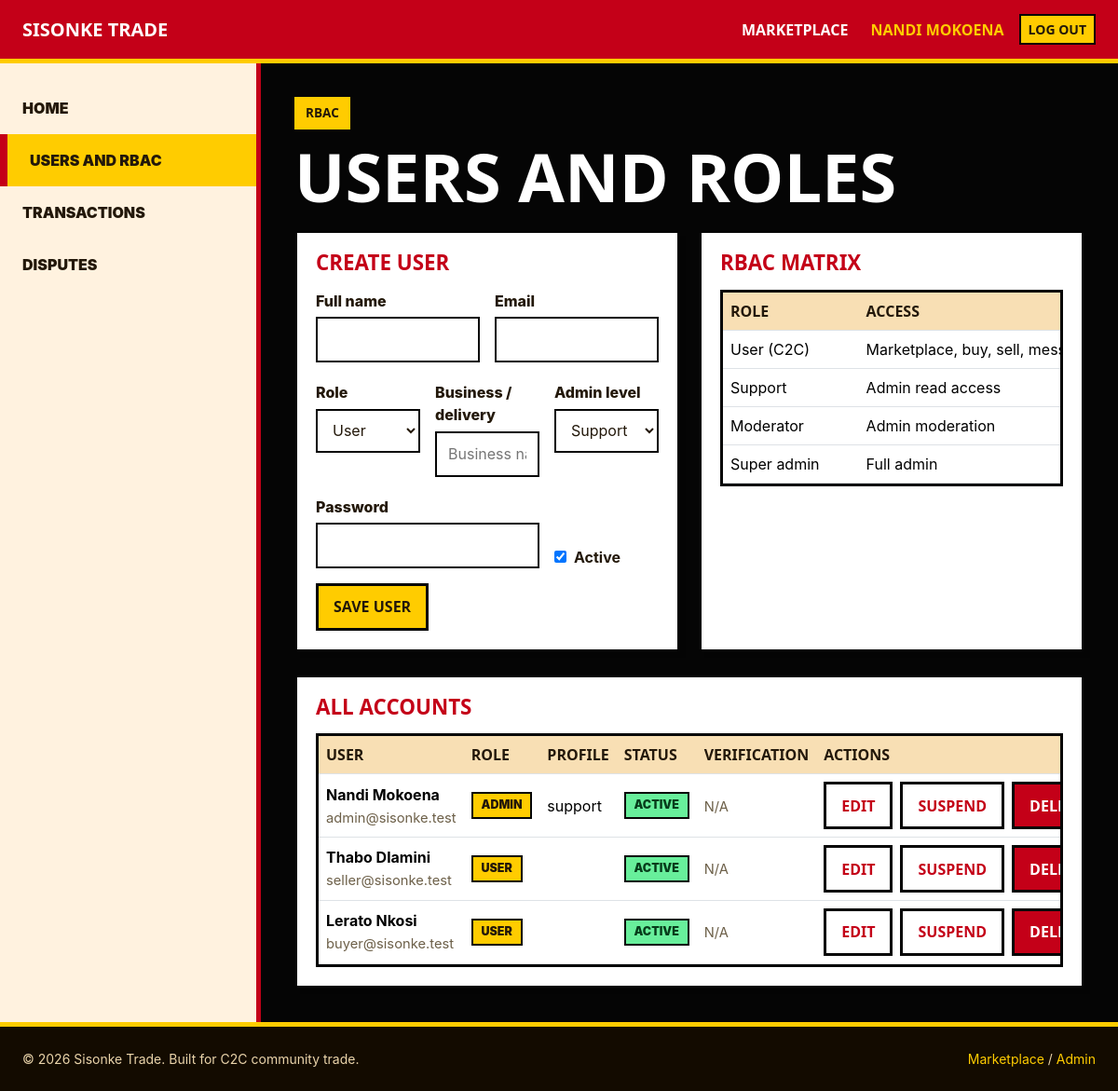
The page /admin/users.php (signed in) on the database its author committed.
### tables this page shows
CREATE TABLE IF NOT EXISTS users (
  user_id INT AUTO_INCREMENT PRIMARY KEY,
  email VARCHAR(255) NOT NULL UNIQUE,
  password_hash VARCHAR(255) NOT NULL,
  full_name VARCHAR(120) NOT NULL,
  role ENUM('user','admin') NOT NULL,
  created_at TIMESTAMP NOT NULL DEFAULT CURRENT_TIMESTAMP,
  is_active TINYINT(1) DEFAULT 1
);

### includes/marketplace_service.php (called while the page is built, shortened)
<?php
require_once __DIR__ . '/../config/db.php';
function sisonke_e(mixed $value): string
{
    return htmlspecialchars((string) $value, ENT_QUOTES, 'UTF-8');
}
function sisonke_column_exists(PDO $pdo, string $table, string $column): bool
{
    $stmt = $pdo->prepare(
        'SELECT COUNT(*) FROM information_schema.COLUMNS
         WHERE TABLE_SCHEMA = DATABASE() AND TABLE_NAME = ? AND COLUMN_NAME = ?'
    );
    $stmt->execute([$table, $column]);
    return (int) $stmt->fetchColumn() > 0;
}
function sisonke_bootstrap_marketplace_schema(PDO $pdo): void
{
    $pdo->exec(
        "CREATE TABLE IF NOT EXISTS disputes (
            dispute_id INT AUTO_INCREMENT PRIMARY KEY,
            participant_id INT NULL,
            campaign_id INT NULL,
            buyer_id INT NULL,
            seller_id INT NULL,
            reason VARCHAR(255) NOT NULL,
            details TEXT NULL,
            status ENUM('open','reviewing','resolved','rejected') DEFAULT 'open',
            resolution_note TEXT NULL,
            created_at TIMESTAMP NOT NULL DEFAULT CURRENT_TIMESTAMP,
            resolved_at TIMESTAMP NULL DEFAULT NULL,
            INDEX (participant_id),
            INDEX (campaign_id),
            INDEX (buyer_id),
            INDEX (seller_id),
            CONSTRAINT disputes_participant_fk FOREIGN KEY (participant_id)
                REFERENCES campaign_participants (participant_id) ON DELETE SET NULL,
            CONSTRAINT disputes_campaign_fk FOREIGN KEY (campaign_id)
                REFERENCES group_buy_campaigns (campaign_id) ON DELETE SET NULL,
            CONSTRAINT disputes_buyer_fk FOREIGN KEY (buyer_id)
                REFERENCES buyers (buyer_id) ON DELETE SET NULL,
            CONSTRAINT disputes_seller_fk FOREIGN KEY (seller_id)
                REFERENCES sellers (seller_id) ON DELETE SET NULL
        ) ENGINE=InnoDB DEFAULT CHARSET=utf8mb4 COLLATE=utf8mb4_unicode_ci"
    );
    if (!sisonke_column_exists($pdo, 'group_buy_campaigns', 'discount_enabled')) {
        $pdo->exec('ALTER TABLE group_buy_campaigns ADD COLUMN discount_enabled TINYINT(1) NOT NULL DEFAULT 0 AFTER campaign_price');
        $pdo->exec("ALTER TABLE group_buy_campaigns ADD COLUMN discount_type ENUM('percent','fixed') NULL AFTER discount_enabled");
        $pdo->exec('ALTER TABLE group_buy_campaigns ADD COLUMN discount_value DECIMAL(10,2) NULL AFTER discount_type');
        $pdo->exec('ALTER TABLE group_buy_campaigns ADD COLUMN sale_price DECIMAL(10,2) NULL AFTER discount_value');
    }
}
function sisonke_admin_permissions(PDO $pdo, int $adminId): array
{
    $stmt = $pdo->prepare(
        'SELECT permission_level, can_resolve_disputes, can_manage_users
         FROM admins WHERE admin_id = ? LIMIT 1'
    );
    $stmt->execute([$adminId]);
    $row = $stmt->fetch();
    if (!$row) {
        return [
            'permission_level' => 'super_admin',
            'can_resolve_disputes' => true,
            'can_manage_users' => true,
        ];
    }
    return [
        'permission_level' => (string) $row['permission_level'],
        'can_resolve_disputes' => (bool) $row['can_resolve_disputes'],
        'can_manage_users' => (bool) $row['can_manage_users'],
    ];
}
function sisonke_fetch_admin_users(PDO $pdo): array
{
    $stmt = $pdo->query(
        "SELECT
            u.user_id,
            u.email,
            u.full_name,
            u.role,
            u.is_active,
            u.created_at,
            b.delivery_address,
            s.business_name,
            s.verification_status,
            a.permission_level,
            a.can_resolve_disputes,
            a.can_manage_users
         FROM users u
         LEFT JOIN buyers b ON b.buyer_id = u.user_id
         LEFT JOIN sellers s ON s.seller_id = u.user_id
         LEFT JOIN admins a ON a.admin_id = u.user_id
         ORDER BY u.created_at DESC"
    );
    return $stmt->fetchAll();
}
sisonke_bootstrap_marketplace_schema($pdo);

### admin/users.php (the view, shortened to what this page needs)
<?php
require_once dirname(__DIR__) . '/includes/auth_check.php';
require_once dirname(__DIR__) . '/includes/marketplace_service.php';
$currentAdminId = (int) $_SESSION['user_id'];
$permissions = sisonke_admin_permissions($pdo, $currentAdminId);
$users = sisonke_fetch_admin_users($pdo);
$editing = null;
$profileValue = '';
require_once dirname(__DIR__) . '/includes/header.php';
?>
<div class="admin-shell">
    <?php require dirname(__DIR__) . '/includes/admin_sidebar.php'; ?>
    <section class="admin-content">
        <span class="st-kicker">RBAC</span>
        <h1 class="st-title mb-4">Users and roles</h1>
        <div class="st-grid st-grid-2">
            <article class="st-card">
                <div class="st-card-body">
                    <h2 class="st-card-title mb-3"><?= $editing ? 'Update user' : 'Create user' ?></h2>
                    <form method="post" action="<?= sisonke_e(SISONKE_BASE_URL) ?>/admin/users.php">
                        <div class="row g-3">
                            <div class="col-md-6">
                                <label class="st-label" for="full_name">Full name</label>
                                <input class="st-form-control" id="full_name" name="full_name" maxlength="120" required value="<?= sisonke_e($editing['full_name'] ?? '') ?>" <?= !$permissions['can_manage_users'] ? 'disabled' : '' ?>>
                            </div>
                            <div class="col-md-6">
                                <label class="st-label" for="email">Email</label>
                                <input class="st-form-control" id="email" type="email" name="email" maxlength="255" required value="<?= sisonke_e($editing['email'] ?? '') ?>" <?= !$permissions['can_manage_users'] ? 'disabled' : '' ?>>
                            </div>
                        </div>
                        <div class="row g-3 mt-1">
                            <div class="col-md-4">
                                <label class="st-label" for="role">Role</label>
                                <select class="st-select js-role-select" id="role" name="role" <?= !$permissions['can_manage_users'] ? 'disabled' : '' ?>>
                                    <?php foreach (['user', 'admin'] as $role): ?>
                                        <option value="<?= $role ?>" <?= (($editing['role'] ?? 'user') === $role) ? 'selected' : '' ?>><?= ucfirst($role) ?></option>
                                    <?php endforeach; ?>
                                </select>
                            </div>
                            <div class="col-md-4">
                                <label class="st-label" for="profile_value">Business / delivery</label>
                                <input class="st-form-control" id="profile_value" name="profile_value" value="<?= sisonke_e($profileValue) ?>" <?= !$permissions['can_manage_users'] ? 'disabled' : '' ?>>
                            </div>
                            <div class="col-md-4">
                                <label class="st-label" for="permission_level">Admin level</label>
                                <select class="st-select" id="permission_level" name="permission_level" <?= !$permissions['can_manage_users'] ? 'disabled' : '' ?>>
                                    <?php foreach (['super_admin', 'moderator', 'support'] as $level): ?>
                                        <option value="<?= $level ?>" <?= (($editing['permission_level'] ?? 'support') === $level) ? 'selected' : '' ?>><?= str_replace('_', ' ', ucfirst($level)) ?></option>
                                    <?php endforeach; ?>
                                </select>
                            </div>
                        </div>
                        <div class="row g-3 mt-1">
                            <div class="col-md-8">
                                <label class="st-label" for="password">Password <?= $editing ? '(leave blank to keep current)' : '' ?></label>
                                <input class="st-form-control" id="password" type="password" name="password" minlength="6" <?= $editing ? '' : 'required' ?> <?= !$permissions['can_manage_users'] ? 'disabled' : '' ?>>
                            </div>
                            <div class="col-md-4 d-flex align-items-end">
                                <label class="d-flex gap-2 align-items-center fw-bold">
                                    <input type="checkbox" name="is_active" value="1" <?= ((int) ($editing['is_active'] ?? 1) === 1) ? 'checked' : '' ?> <?= !$permissions['can_manage_users'] ? 'disabled' : '' ?>>
                                    Active
                                </label>
                            </div>
                        </div>
                        <div class="d-flex flex-column flex-md-row gap-2 mt-3">
                            <button class="st-btn st-btn-yellow" type="submit" <?= !$permissions['can_manage_users'] ? 'disabled' : '' ?>>Save User</button>
                        </div>
                    </form>
                </div>
            </article>
            <article class="st-card">
                <div class="st-card-body">
                    <h2 class="st-card-title mb-3">RBAC matrix</h2>
                    <div class="st-table-wrap">
                        <table class="table align-middle">
                            <thead>
                                <tr>
                                    <th>Role</th>
                                    <th>Access</th>
                                </tr>
                            </thead>
                            <tbody>
                                <tr><td>User (C2C)</td><td>Marketplace, buy, sell, messages</td><td>None</td></tr>
                                <tr><td>Support</td><td>Admin read access</td><td>View queues</td></tr>
                                <tr><td>Moderator</td><td>Admin moderation</td><td>Resolve disputes</td></tr>
                                <tr><td>Super admin</td><td>Full admin</td><td>Manage users and RBAC</td></tr>
                            </tbody>
                        </table>
                    </div>
                </div>
            </article>
        </div>
        <article class="st-card mt-4">
            <div class="st-card-body">
                <h2 class="st-card-title mb-3">All accounts</h2>
                <div class="st-table-wrap">
                    <table class="table table-hover align-middle">
                        <thead>
                            <tr>
                                <th>User</th>
                                <th>Role</th>
                                <th>Profile</th>
                                <th>Status</th>
                                <th>Verification</th>
                                <th>Actions</th>
                            </tr>
                        </thead>
                        <tbody>
                            <?php foreach ($users as $user): ?>
                                <?php
                                $userProfile = (string) ($user['role'] === 'admin'
                                    ? ($user['permission_level'] ?? 'support')
                                    : trim((string) ($user['business_name'] ?? '') . (
                                        !empty($user['business_name']) && !empty($user['delivery_address']) ? ' · ' : ''
                                    ) . (string) ($user['delivery_address'] ?? '')));
                                ?>
                                <tr>
                                    <td>
                                        <strong><?= sisonke_e($user['full_name']) ?></strong><br>
                                        <span class="st-meta"><?= sisonke_e($user['email']) ?></span>
                                    </td>
                                    <td><span class="st-badge"><?= sisonke_e($user['role']) ?></span></td>
                                    <td><?= sisonke_e($userProfile) ?></td>
                                    <td><span class="st-badge <?= (bool) $user['is_active'] ? 'st-badge-green' : 'st-badge-muted' ?>"><?= (bool) $user['is_active'] ? 'active' : 'suspended' ?></span></td>
                                    <td>
                                        <?php if ($user['role'] === 'user' && !empty($user['business_name'])): ?>
                                            <form class="d-flex gap-2" method="post" action="<?= sisonke_e(SISONKE_BASE_URL) ?>/admin/users.php">
                                                <input type="hidden" name="action" value="verify_seller">
                                                <input type="hidden" name="seller_id" value="<?= (int) $user['user_id'] ?>">
                                                <select class="st-select" name="verification_status" <?= !$permissions['can_manage_users'] ? 'disabled' : '' ?>>
                                                    <?php foreach (['pending', 'verified', 'rejected'] as $status): ?>
                                                        <option value="<?= $status ?>" <?= (($user['verification_status'] ?? 'pending') === $status) ? 'selected' : '' ?>><?= ucfirst($status) ?></option>
                                                    <?php endforeach; ?>
                                                </select>
                                                <button class="st-btn st-btn-yellow" type="submit" <?= !$permissions['can_manage_users'] ? 'disabled' : '' ?>>Set</button>
                                            </form>
                                        <?php else: ?>
                                            <span class="st-meta">N/A</span>
                                        <?php endif; ?>
                                    </td>
                                    <td>
                                        <div class="d-flex flex-column flex-lg-row gap-2">
                                            <a class="st-btn st-btn-outline" href="<?= sisonke_e(SISONKE_BASE_URL) ?>/admin/users.php?edit=<?= (int) $user['user_id'] ?>">Edit</a>
                                            <form method="post" action="<?= sisonke_e(SISONKE_BASE_URL) ?>/admin/users.php">
                                                <button class="st-btn st-btn-outline" type="submit" <?= !$permissions['can_manage_users'] ? 'disabled' : '' ?>><?= (bool) $user['is_active'] ? 'Suspend' : 'Activate' ?></button>
                                            </form>
                                            <form method="post" action="<?= sisonke_e(SISONKE_BASE_URL) ?>/admin/users.php" onsubmit="return confirm('Delete this user and related records?');">
                                                <button class="st-btn" type="submit" <?= !$permissions['can_manage_users'] ? 'disabled' : '' ?>>Delete</button>
                                            </form>
                                        </div>
                                    </td>
                                </tr>
                            <?php endforeach; ?>
                        </tbody>
                    </table>
                </div>
            </div>
        </article>
    </section>
</div>
<?php
require_once dirname(__DIR__) . '/includes/footer.php';

### rows shown on the page
users: full_name "Nandi Mokoena", email "admin@sisonke.test", role "ADMIN", userProfile "support", is_active "ACTIVE", shows "N/A"
users: full_name "Thabo Dlamini", email "seller@sisonke.test", role "USER", is_active "ACTIVE", shows "N/A"
users: full_name "Lerato Nkosi", email "buyer@sisonke.test", role "USER", is_active "ACTIVE", shows "N/A"

### other values the page prints
$link['label'] "MARKETPLACE"
$name !== '' ? $name : ucfirst($role) "NANDI MOKOENA"
sisonke_t('nav_logout') "LOG OUT"
sisonke_e($link['label']) "HOME"
sisonke_e($link['label']) "USERS AND RBAC"
sisonke_e($link['label']) "TRANSACTIONS"
sisonke_e($link['label']) "DISPUTES"
sisonke_t('footer_built') "Built for C2C community trade."
sisonke_t('nav_marketplace') "Marketplace"
sisonke_t('nav_admin') "Admin"
form field role "User"
form field permission_level "Support"
